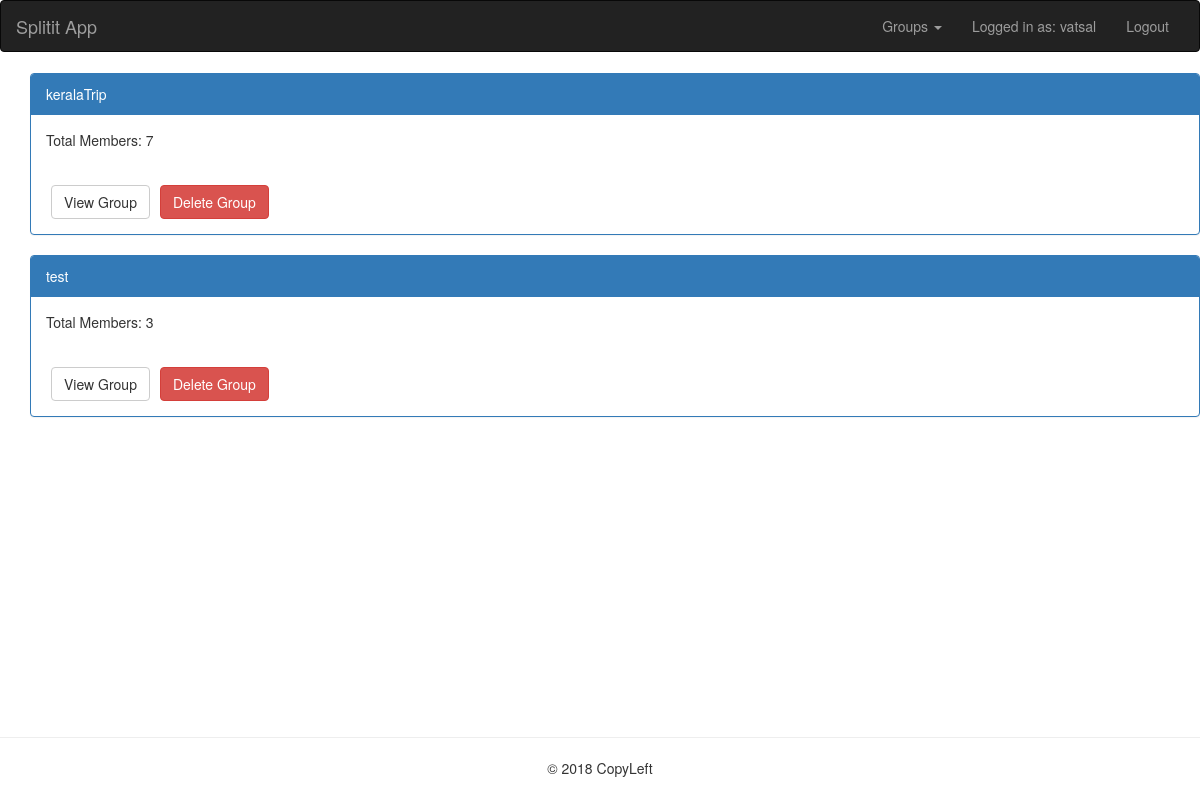
/splitit/mygroups/ (signed in), run on the app's committed database.
### billsplit/models.py (models this page shows, shortened)
class Group(models.Model):
	groupName = models.CharField(max_length=100)
	creator = models.ForeignKey(User, on_delete=models.CASCADE)
	creationDate = models.DateTimeField('date created')
	members = models.IntegerField(default=1)

### billsplit/views.py (the view)
# urls.py: path('mygroups/',views.mygroups),
def mygroups(request):
	if request.user.is_authenticated==False:
		return redirect('/splitit/login')
	groups = Group.objects.all().filter(creator = request.user)
	data = {"groups": groups}
	return render(request, 'splitit/mygroups.html', data)

### billsplit/templates/splitit/mygroups.html (shortened to what this page needs)
{% extends "splitit/base.html" %}
{% block content %}
<div class="container">
	<div class="container">
		<div class="row">
			<div class="col-xl-12">
				{% for group in groups %}
				<div class="panel panel-primary grpPannel" id="groupPannel{{group.id}}">
					<div class="panel-heading">{{group.groupName}}</div>
			      	<div class="panel-body">Total Members: {{group.members}}</div>
			      	<div class="panel-body"><button class="btn btn-default" onclick="location.href='/splitit/mygroups/{{group.id}}/'">View Group</button><button class="btn btn-danger" data-toggle="modal" data-target="#myModal" onclick="delgrpConf({{group.id}})">Delete Group</button></div>
			    </div>
			    {% endfor %}
			</div>
		</div>
	</div>
</div>
{% endblock %}

### billsplit/templates/splitit/includes/header.html (shortened to what this page needs)
<header>
	<nav class="navbar navbar-inverse">
	  <div class="container-fluid">
	    <div class="navbar-header">
	      <a class="navbar-brand" href="/">Splitit App</a>
	    </div>
	    <div class="collapse navbar-collapse" id="myNavbar">
	      {% if user.is_authenticated %}
	      <ul class="nav navbar-nav navbar-right">
	      	<li class="dropdown">
				<a class="dropdown-toggle" data-toggle="dropdown" href="#">Groups
				<span class="caret"></span></a>
			</li>
	      	<li><a href="#">Logged in as: {{user.get_username}}</a></li>
	        <li><a href="/splitit/logout">Logout</a></li>
	      </ul>
	      {% endif %}
	    </div>
	  </div>
	</nav>
</header>

### billsplit/static/splitit/css/styles.css (style rules this page uses)
.btn { margin: 5px; }

### billsplit/templates/splitit/base.html (style rules this page uses)
html, body { height: 100%; }

### data on the page
Group: groupName "keralaTrip", members "7"
Group: groupName "test", members "3"

### other printed values
{{ user.get_username }} "vatsal"
